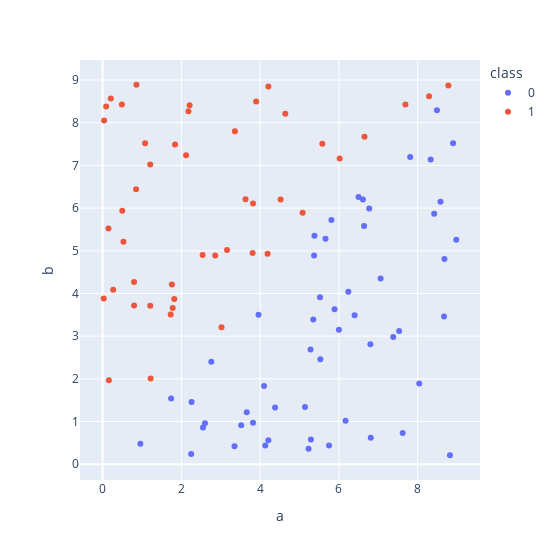

Write notebook code for a chart like this one.
### Code cell
fig = px.scatter(df, x='a',
            y='b',
            color='class',
            height=560,
            width=560,
            )
fig.show()

### Figure 1 — Plotly figure (JSON) as saved in the notebook; plotly's stock layout.template omitted (floating-point values rounded to 4 significant figures)
{"data": [{"hovertemplate": "class=0<br>a=%{x}<br>b=%{y}<extra></extra>", "legendgroup": "0", "marker": {"color": "#636efa", "symbol": "circle"}, "mode": "markers", "name": "0", "orientation": "v", "showlegend": true, "type": "scatter", "x": [5.81, 5.89, 8.98, 7.06, 2.76, 6.17, 8.04, 6.77, 4.13, 8.68, 3.35, 5.52, 6.61, 6.81, 2.55, 6.64, 5.14, 8.42, 5.29, 6.5, 8.9, 5.28, 5.35, 7.38, 3.52, 3.66, 4.38, 7.53, 8.67, 0.96, 5.23, 7.62, 5.75, 1.74, 5.66, 6, 3.82, 8.82, 7.81, 5.37, 5.53, 4.1, 6.4, 2.6, 3.96, 8.49, 8.33, 6.8, 8.58, 5.38, 2.26, 2.25, 6.24, 4.21], "xaxis": "x", "y": [5.72, 3.63, 5.26, 4.35, 2.4, 1.02, 1.89, 5.99, 0.44, 4.81, 0.42, 3.91, 6.2, 0.62, 0.86, 5.58, 1.34, 5.87, 0.58, 6.26, 7.52, 2.69, 3.39, 2.98, 0.91, 1.22, 1.33, 3.12, 3.46, 0.48, 0.36, 0.73, 0.44, 1.54, 5.28, 3.15, 0.97, 0.21, 7.2, 4.89, 2.46, 1.83, 3.49, 0.96, 3.5, 8.29, 7.14, 2.81, 6.15, 5.35, 1.46, 0.24, 4.04, 0.56], "yaxis": "y"}, {"hovertemplate": "class=1<br>a=%{x}<br>b=%{y}<extra></extra>", "legendgroup": "1", "marker": {"color": "#EF553B", "symbol": "circle"}, "mode": "markers", "name": "1", "orientation": "v", "showlegend": true, "type": "scatter", "x": [0.5, 2.86, 4.52, 4.64, 8.29, 7.69, 1.73, 6.02, 5.08, 2.54, 2.21, 1.84, 8.78, 0.8, 0.49, 0.27, 6.65, 3.02, 0.8, 2.12, 0.09, 0.53, 4.21, 1.76, 3.16, 0.15, 0.86, 3.81, 1.22, 0.21, 0.03, 5.58, 3.9, 0.16, 4.19, 1.08, 2.18, 1.78, 3.82, 3.36, 3.63, 1.21, 0.85, 1.21, 0.04, 1.82], "xaxis": "x", "y": [5.94, 4.89, 6.2, 8.21, 8.62, 8.43, 3.51, 7.16, 5.89, 4.9, 8.41, 7.49, 8.87, 3.72, 8.43, 4.09, 7.67, 3.21, 4.27, 7.24, 8.38, 5.21, 8.85, 4.21, 5.02, 5.52, 8.89, 4.95, 2.01, 8.57, 3.88, 7.51, 8.5, 1.97, 4.93, 7.52, 8.27, 3.66, 6.11, 7.8, 6.21, 7.02, 6.44, 3.71, 8.05, 3.87], "yaxis": "y"}], "layout": {"height": 560, "legend": {"title": {"text": "class"}, "tracegroupgap": 0}, "margin": {"t": 60}, "width": 560, "xaxis": {"anchor": "y", "domain": [0, 1], "title": {"text": "a"}}, "yaxis": {"anchor": "x", "domain": [0, 1], "title": {"text": "b"}}}}
